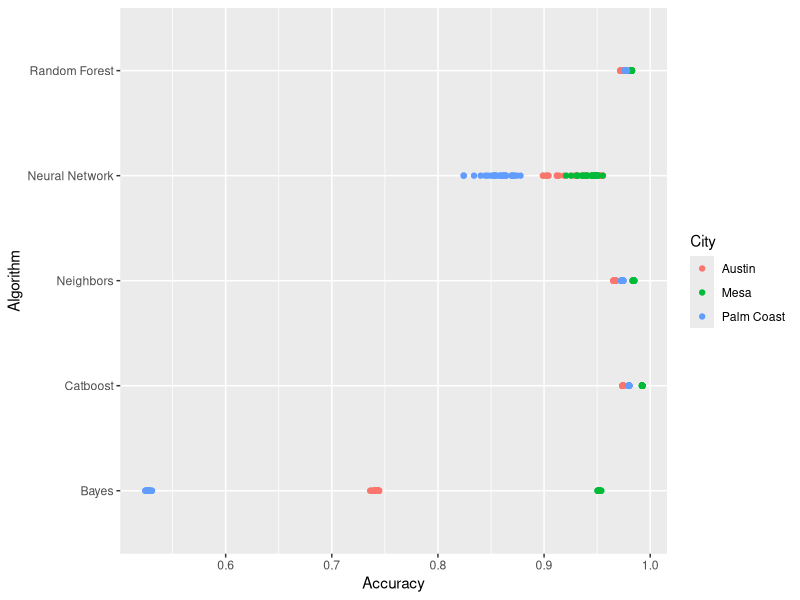
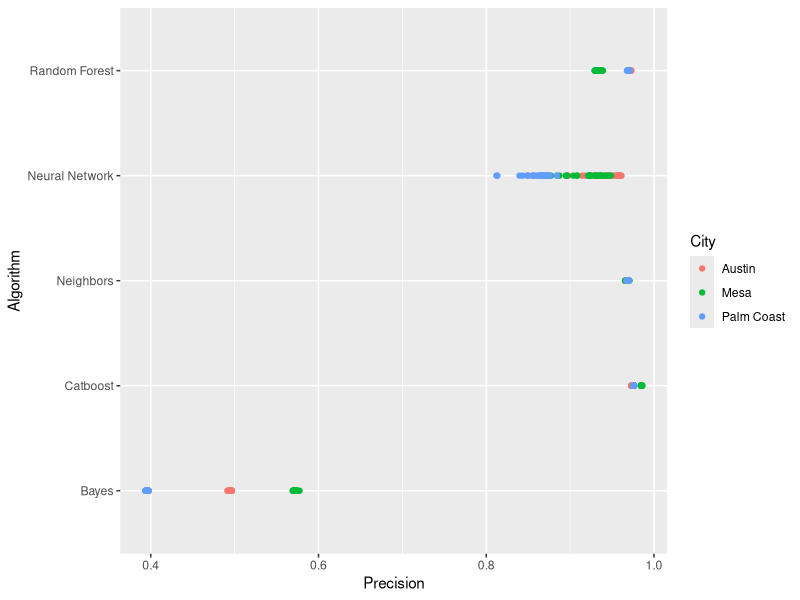
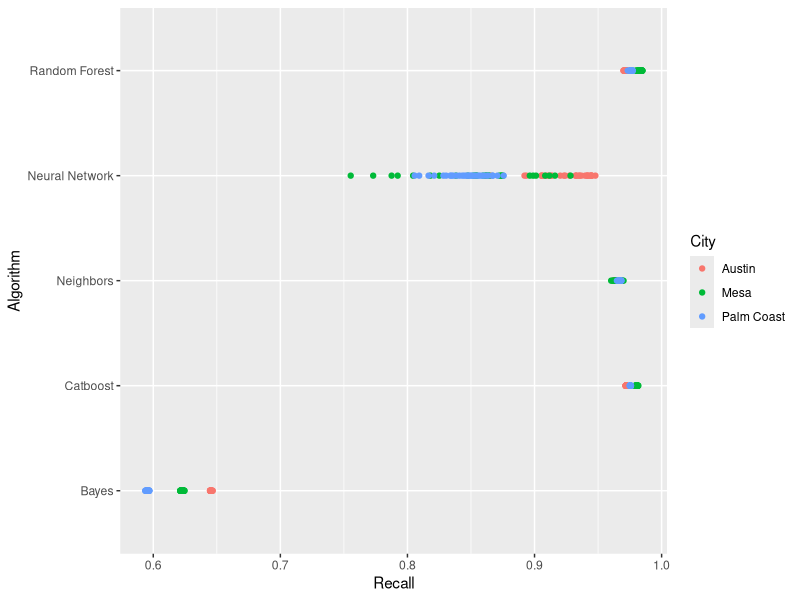
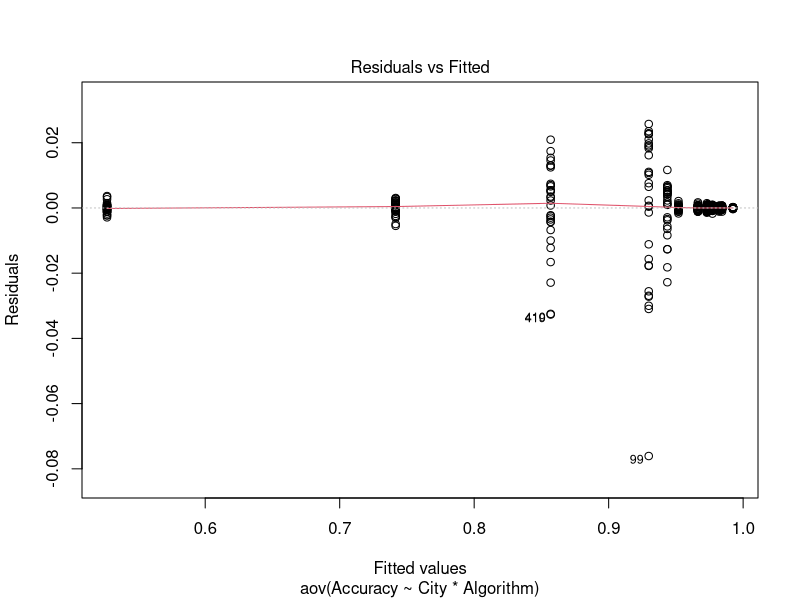
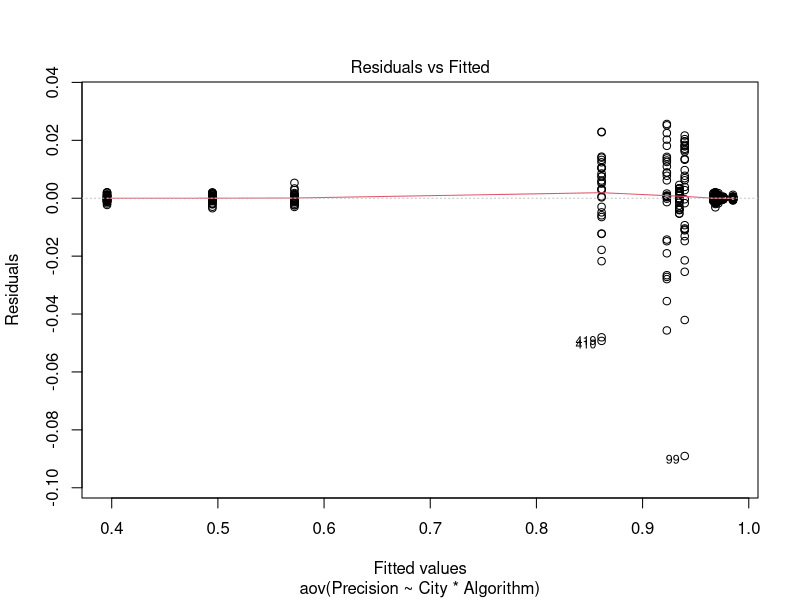
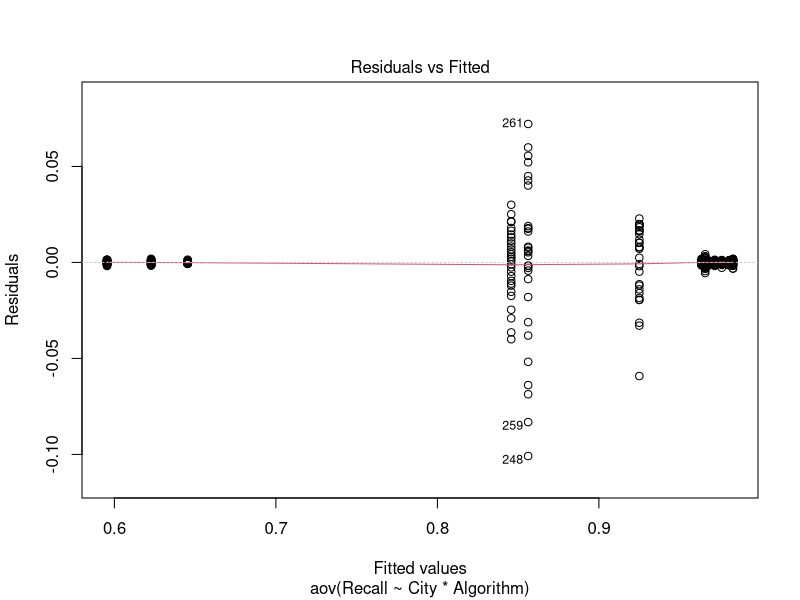
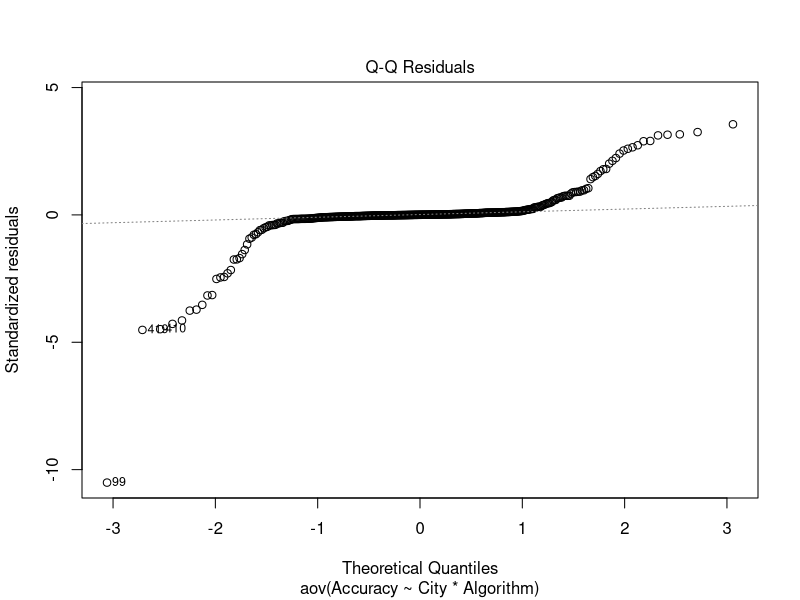
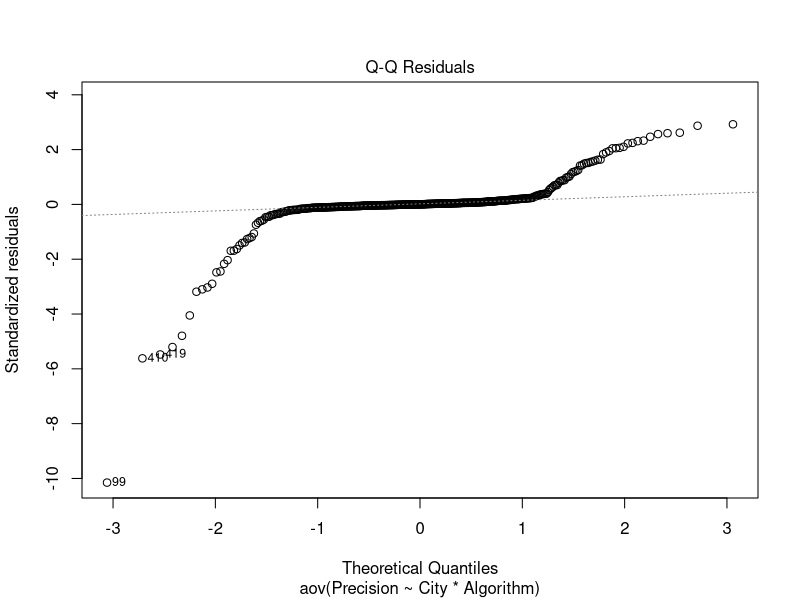

The R script that drew these images, in order: (Note: this script raises an error after producing the figures.)
require(ggplot2)
library(car)
#read in datasets
A_Bayes <- read.csv("A_Bayes.csv")
A_Cat <- read.csv("A_Cat.csv")
A_Neighbors <- read.csv("A_Neighbors.csv")
A_NN <- read.csv("A_NN.csv")
A_RF <- read.csv("A_RF.csv")
M_Bayes <- read.csv("M_Bayes.csv")
M_Cat <- read.csv("M_Cat.csv")
M_Neighbors <- read.csv("M_Neighbors.csv")
M_NN <- read.csv("M_NN.csv")
M_RF <- read.csv("M_RF.csv")
PC_Bayes <- read.csv("PC_Bayes.csv")
PC_Cat <- read.csv("PC_Cat.csv")
PC_Neighbors <- read.csv("PC_Neighbors.csv")
PC_NN <- read.csv("PC_NN.csv")
PC_RF <- read.csv("PC_RF.csv")
#means
acc.mean = data.frame(City = c(rep("Austin",5), rep("Mesa",5), rep("Palm Coast",5)),
                      Algorithm = c("Bayes","Catboost","Neighbors","Neural Network","Random Forest"),
                      Accuracy_Mean = c(mean(A_Bayes$Accuracy), mean(A_Cat$Accuracy), mean(A_Neighbors$Accuracy), mean(A_NN$Accuracy), mean(A_RF$Accuracy),
                                mean(M_Bayes$Accuracy), mean(M_Cat$Accuracy), mean(M_Neighbors$Accuracy), mean(M_NN$Accuracy), mean(M_RF$Accuracy),
                                mean(PC_Bayes$Accuracy), mean(PC_Cat$Accuracy), mean(PC_Neighbors$Accuracy), mean(PC_NN$Accuracy), mean(PC_RF$Accuracy)))
pre.mean = data.frame(City = c(rep("Austin",5), rep("Mesa",5), rep("Palm Coast",5)),
                      Algorithm = c("Bayes","Catboost","Neighbors","Neural Network","Random Forest"),
                      Precision_Mean = c(mean(A_Bayes$Precision), mean(A_Cat$Precision), mean(A_Neighbors$Precision), mean(A_NN$Precision), mean(A_RF$Precision),
                                        mean(M_Bayes$Precision), mean(M_Cat$Precision), mean(M_Neighbors$Precision), mean(M_NN$Precision), mean(M_RF$Precision),
                                        mean(PC_Bayes$Precision), mean(PC_Cat$Precision), mean(PC_Neighbors$Precision), mean(PC_NN$Precision), mean(PC_RF$Precision)))
rec.mean = data.frame(City = c(rep("Austin",5), rep("Mesa",5), rep("Palm Coast",5)),
                      Algorithm = c("Bayes","Catboost","Neighbors","Neural Network","Random Forest"),
                      Recall_Mean = c(mean(A_Bayes$Recall), mean(A_Cat$Recall), mean(A_Neighbors$Recall), mean(A_NN$Recall), mean(A_RF$Recall),
                                        mean(M_Bayes$Recall), mean(M_Cat$Recall), mean(M_Neighbors$Recall), mean(M_NN$Recall), mean(M_RF$Recall),
                                        mean(PC_Bayes$Recall), mean(PC_Cat$Recall), mean(PC_Neighbors$Recall), mean(PC_NN$Recall), mean(PC_RF$Recall)))

#create new data frame for each metric
accuracy.df = data.frame(City = c(rep("Austin",150), rep("Mesa",150), rep("Palm Coast",150)),
                    Algorithm = c(rep(c(rep("Bayes",30), rep("Catboost",30), rep("Neighbors",30), rep("Neural Network",30), rep("Random Forest",30)),3)),
                    Accuracy = c(A_Bayes$Accuracy, A_Cat$Accuracy[seq(1,30)], A_Neighbors$Accuracy, A_NN$Accuracy, A_RF$Accuracy[seq(1,30)],
                              M_Bayes$Accuracy, M_Cat$Accuracy[seq(1,30)], M_Neighbors$Accuracy, M_NN$Accuracy, M_RF$Accuracy[seq(1,30)],
                              PC_Bayes$Accuracy, PC_Cat$Accuracy[seq(1,30)], PC_Neighbors$Accuracy, PC_NN$Accuracy, PC_RF$Accuracy[seq(1,30)]))
precision.df = data.frame(City = c(rep("Austin",150), rep("Mesa",150), rep("Palm Coast",150)),
                          Algorithm = c(rep(c(rep("Bayes",30), rep("Catboost",30), rep("Neighbors",30), rep("Neural Network",30), rep("Random Forest",30)),3)),
                          Precision = c(A_Bayes$Precision, A_Cat$Precision[seq(1,30)], A_Neighbors$Precision, A_NN$Precision, A_RF$Precision[seq(1,30)],
                                        M_Bayes$Precision, M_Cat$Precision[seq(1,30)], M_Neighbors$Precision, M_NN$Precision, M_RF$Precision[seq(1,30)],
                                        PC_Bayes$Precision, PC_Cat$Precision[seq(1,30)], PC_Neighbors$Precision, PC_NN$Precision, PC_RF$Precision[seq(1,30)]))
recall.df = data.frame(City = c(rep("Austin",150), rep("Mesa",150), rep("Palm Coast",150)),
                       Algorithm = c(rep(c(rep("Bayes",30), rep("Catboost",30), rep("Neighbors",30), rep("Neural Network",30), rep("Random Forest",30)),3)),
                       Recall = c(A_Bayes$Recall, A_Cat$Recall[seq(1,30)], A_Neighbors$Recall, A_NN$Recall, A_RF$Recall[seq(1,30)],
                                M_Bayes$Recall, M_Cat$Recall[seq(1,30)], M_Neighbors$Recall, M_NN$Recall, M_RF$Recall[seq(1,30)],
                                PC_Bayes$Recall, PC_Cat$Recall[seq(1,30)], PC_Neighbors$Recall, PC_NN$Recall, PC_RF$Recall[seq(1,30)]))

#data visualization
ggplot(accuracy.df, aes(Accuracy, Algorithm, colour = City)) + geom_point()
ggplot(precision.df, aes(Precision, Algorithm, colour = City)) + geom_point()
ggplot(recall.df, aes(Recall, Algorithm, colour = City)) + geom_point()
#models
accuracy.model <- aov(Accuracy ~ City*Algorithm, data = accuracy.df)
precision.model <- aov(Precision ~ City*Algorithm, data = precision.df)
recall.model <- aov(Recall ~ City*Algorithm, data = recall.df)
#analysis of overall model
summary(accuracy.model)
summary(precision.model)
summary(recall.model)
#residual plots and assumptions
#1. Homogoneity of variance - Violated
plot(accuracy.model,1)
plot(precision.model,1)
plot(recall.model,1)
leveneTest(Accuracy ~ City*Algorithm, data = accuracy.df)
leveneTest(Precision ~ City*Algorithm, data = precision.df)
leveneTest(Recall ~ City*Algorithm, data = recall.df)
#2. Normality - Violated
plot(accuracy.model,2)
plot(precision.model,2)
plot(recall.model,2)
acc.res <- residuals(object = accuracy.model)
pre.res <- residuals(object = precision.model)
rec.res <- residuals(object = recall.model)
shapiro.test(x = acc.res)
shapiro.test(x = pre.res)
shapiro.test(x = rec.res)
###Because both assumptions are violated, we will instead use bootstrapping,
###as transformations didn't work either (see bottom of code)

library(boot)
set.seed(03182019)
#Accuracy
n <- 30*2 #simulating taking two samples of 30, so times 2
B <- 10000 #number of resamples we'll run
Cities <- c("Austin","Mesa","Palm_Coast")
Algorithms <- c("Bayes","Catboost","Neighbors","Neural_Network","Random_Forest")
veclist <- do.call(paste,expand.grid(Cities,Algorithms)) #get every combo of city and algo
count <- 1
p.values <- rep(-1,105)
for(i in 1:15){
  temp <- strsplit(veclist[i], " ")[[1]]
  name1 <- gsub("_", " ", temp[1]) #City1
  name2 <- gsub("_", " ", temp[2]) #Algo1
  for(j in (i+1):15){
    temp2 <- strsplit(veclist[j], " ")[[1]]
    name3 <- gsub("_", " ", temp2[1]) #City2
    name4 <- gsub("_", " ", temp2[2]) #Algo2
    if( i != 15){ #prevent last two comparisons, so theres ((15-1)*15) / 2 = 105 total comparisons
      variable1 <- accuracy.df$Accuracy[accuracy.df$City == name1 & accuracy.df$Algorithm == name2]
      variable2 <- accuracy.df$Accuracy[accuracy.df$City == name3 & accuracy.df$Algorithm == name4]
      variable <- c(variable1, variable2)
      #Analysis
      test.stat <- abs(mean(variable1) - mean(variable2)) #test-statistic
      B.samples <- matrix(sample(variable, size = n*B, replace=TRUE), #10,000 resamples with replacement
                            nrow=n, ncol=B)
      Boot.test.stat <- rep(0,B)
      for(i in 1:B){ #for each sample, find new test-statistic
        Boot.test.stat[i] <- abs(mean(B.samples[1:30,i]) - mean(B.samples[31:60,i])) #simulate difference in means to compare to test.stat
      }
      p.values[count] <- mean (Boot.test.stat >= test.stat) #record p-value, assuming H0: no difference in city-algo.
      
      cat(name1, "," , name2 , "," , name3 , "," , name4 , "i=" , count, "," , "obs. diff. in mean=" , test.stat, "\n")
      count <- count + 1
    }
  }
}
val <- abs(mean(accuracy.df$Accuracy[accuracy.df$City == "Mesa" & accuracy.df$Algorithm == "Random Forest"]) - 
             mean(accuracy.df$Accuracy[accuracy.df$City == "Palm Coast" & accuracy.df$Algorithm == "Random Forest"]))
hist(Boot.test.stat, main = "Bootstrap Distribution for RF-Mesa vs RF-Palm Coast", col = "light blue", xlab="Difference in Mean Accuracy", xlim=c(0,val+.001)) #final bootstrapped distribution
abline(v = val,col="red")
print(p.values)
p.adj <- p.adjust(p.values, method = "bonferroni", n = length(p.values))
print(p.adj) #adjust p-values to control for Family-wise error rate / Type I error
alpha <- 0.05
which(p.adj > alpha) #88 91
###88: Palm Coast-Neighbors vs. Austin-RF with adj. p-value = 0.105
###91: Austin-NN vs. Mesa-NN with adj. p-value = 0.5355
###are all NOT statistically significant, the rest are significant.

#Precision
n <- 30*2
B <- 10000
Cities <- c("Austin","Mesa","Palm_Coast")
Algorithms <- c("Bayes","Catboost","Neighbors","Neural_Network","Random_Forest")
veclist <- do.call(paste,expand.grid(Cities,Algorithms))
count <- 1
p.values <- rep(-1,105)
for(i in 1:15){
  temp <- strsplit(veclist[i], " ")[[1]]
  name1 <- gsub("_", " ", temp[1]) #City
  name2 <- gsub("_", " ", temp[2]) #Algo
  for(j in (i+1):15){
    temp2 <- strsplit(veclist[j], " ")[[1]]
    name3 <- gsub("_", " ", temp2[1]) #City
    name4 <- gsub("_", " ", temp2[2]) #Algo
    if( i != 15){ #prevent last two comparisons, so theres ((12-1)*12) / 2 = 66 total comparisons
      variable1 <- precision.df$Precision[precision.df$City == name1 & precision.df$Algorithm == name2]
      variable2 <- precision.df$Precision[precision.df$City == name3 & precision.df$Algorithm == name4]
      variable <- c(variable1, variable2)
      #Analysis
      test.stat <- abs(mean(variable1) - mean(variable2))
      B.samples <- matrix(sample(variable, size = n*B, replace=TRUE),
                          nrow=n, ncol=B)
      Boot.test.stat <- rep(0,B)
      for(i in 1:B){
        Boot.test.stat[i] <- abs(mean(B.samples[1:30,i]) - mean(B.samples[31:60,i]))
      }
      p.values[count] <- mean (Boot.test.stat >= test.stat)
      
      cat(name1, "," , name2 , "," , name3 , "," , name4 , "i=" , count, "," , "obs. diff. in mean=" , test.stat, "\n")
      count <- count + 1
    }
  }
}
print(p.values)
p.adj <- p.adjust(p.values, method = "bonferroni", n = length(p.values))
print(p.adj) #adjust p-values to control for Family-wise error rate / Type I error
alpha <- 0.05
which(p.adj > alpha) #78, 84, 91, 94, 98
###78: Mesa-Neighbors vs. Palm Coast-Neighbors with adj. p-value = 1.00
###84: Mesa-Neighbors vs. Palm Coast-RF with adj. p-value = 0.063
###91: Austin-NN vs. Mesa-NN with adj. p-value = 0.357
###94: Austin-NN vs. Mesa-RF with adj. p-value = 1.00
###98: Mesa-NN vs. Mesa-RF with adj. p-value = 0.1365
###are all NOT statistically significant, the rest are significant.

#Recall
n <- 30*2
B <- 10000
Cities <- c("Austin","Mesa","Palm_Coast")
Algorithms <- c("Bayes","Catboost","Neighbors","Neural_Network","Random_Forest")
veclist <- do.call(paste,expand.grid(Cities,Algorithms))
count <- 1
p.values <- rep(-1,105)
for(i in 1:15){
  temp <- strsplit(veclist[i], " ")[[1]]
  name1 <- gsub("_", " ", temp[1]) #City
  name2 <- gsub("_", " ", temp[2]) #Algo
  for(j in (i+1):15){
    temp2 <- strsplit(veclist[j], " ")[[1]]
    name3 <- gsub("_", " ", temp2[1]) #City
    name4 <- gsub("_", " ", temp2[2]) #Algo
    if( i != 15){ #prevent last two comparisons, so theres ((12-1)*12) / 2 = 66 total comparisons
      variable1 <- recall.df$Recall[recall.df$City == name1 & recall.df$Algorithm == name2]
      variable2 <- recall.df$Recall[recall.df$City == name3 & recall.df$Algorithm == name4]
      variable <- c(variable1, variable2)
      #Analysis
      test.stat <- abs(mean(variable1) - mean(variable2))
      B.samples <- matrix(sample(variable, size = n*B, replace=TRUE),
                          nrow=n, ncol=B)
      Boot.test.stat <- rep(0,B)
      for(i in 1:B){
        Boot.test.stat[i] <- abs(mean(B.samples[1:30,i]) - mean(B.samples[31:60,i]))
      }
      p.values[count] <- mean (Boot.test.stat >= test.stat)
      
      cat(name1, "," , name2 , "," , name3 , "," , name4 , "i=" , count, "," , "obs. diff. in mean=" , test.stat, "\n")
      count <- count + 1
    }
  }
}
print(p.values)
p.adj <- p.adjust(p.values, method = "bonferroni", n = length(p.values))
print(p.adj) #adjust p-values to control for Family-wise error rate / Type I error
alpha <- 0.05
which(p.adj > alpha) #48, 78, 96
###48: Austin-Catboost vs. Austin-RF with adj. p-value = 1.00
###78: Mesa-Neighbors vs. Palm Coast-Neighbors with adj. p-value = 1.00
###96: Mesa-NN vs. Palm Coast-NN with adj. p-value = 1.00
###are all NOT statistically significant, the rest are significant.

####FAILED METHODS BELOW###########################################
#LOG TRANSOFRMATIONS DIDN'T WORK

#new models
#data visualization
ggplot(accuracy.df, aes(log(Accuracy), Algorithm, colour = City)) + geom_point()
ggplot(precision.df, aes(log(Precision), Algorithm, colour = City)) + geom_point()
ggplot(recall.df, aes(log(Recall), Algorithm, colour = City)) + geom_point()
#models
accuracy.model <- aov(log(Accuracy) ~ City*Algorithm, data = accuracy.df)
precision.model <- aov(log(Precision) ~ City*Algorithm, data = precision.df)
recall.model <- aov(log(Recall) ~ City*Algorithm, data = recall.df)
#analysis of overall model
summary(accuracy.model)
summary(precision.model)
summary(recall.model)
#residual plots and assumptions
#1. Homogoneity of variance - Violated
#Because all n_i = 30, ANOVA ca be robust to small/medium violations
plot(accuracy.model,1)
plot(precision.model,1)
plot(recall.model,1)
leveneTest(log(Accuracy) ~ City*Algorithm, data = accuracy.df)
leveneTest(log(Precision) ~ City*Algorithm, data = precision.df)
leveneTest(log(Recall) ~ City*Algorithm, data = recall.df)
#2. Normality - Violated
plot(accuracy.model,2)
plot(precision.model,2)
plot(recall.model,2)
acc.res <- residuals(object = accuracy.model)
pre.res <- residuals(object = precision.model)
rec.res <- residuals(object = recall.model)
shapiro.test(x = acc.res)
shapiro.test(x = pre.res)
shapiro.test(x = rec.res)

#TRANSFORMATIONS DIDN'T WORK
#finding lambda
library(MASS)
out <- boxcox(lm(accuracy.df$Accuracy~accuracy.df$City*accuracy.df$Algorithm))
range(out$x[out$y > max(out$y)-qchisq(0.95,1)/2])
(-1.3535354 + 0.5454545) / 2

out.p <- boxcox(lm(precision.df$Precision~precision.df$City*precision.df$Algorithm))
range(out.p$x[out.p$y > max(out.p$y)-qchisq(0.95,1)/2])
(-2.000000 + -1.515152) / 2

out.r <- boxcox(lm(recall.df$Recall~recall.df$City*recall.df$Algorithm))
range(out.r$x[out.r$y > max(out.r$y)-qchisq(0.95,1)/2])
(-1.919192 + 1.070707) / 2
#new models
#data visualization
ggplot(accuracy.df, aes(Accuracy^(-1/2), Algorithm, colour = City)) + geom_point()
ggplot(precision.df, aes(Precision^(-1.75), Algorithm, colour = City)) + geom_point()
ggplot(recall.df, aes(Recall^(-1/2), Algorithm, colour = City)) + geom_point()
#models
accuracy.model <- aov(Accuracy^(-1/2) ~ City*Algorithm, data = accuracy.df)
precision.model <- aov(Precision^(-1.75) ~ City*Algorithm, data = precision.df)
recall.model <- aov(Recall^(-1/2) ~ City*Algorithm, data = recall.df)
#analysis of overall model
summary(accuracy.model)
summary(precision.model)
summary(recall.model)
#residual plots and assumptions
#1. Homogoneity of variance - Violated
#Because all n_i = 30, ANOVA ca be robust to small/medium violations
plot(accuracy.model,1)
plot(precision.model,1)
plot(recall.model,1)
leveneTest(Accuracy^(-1/2) ~ City*Algorithm, data = accuracy.df)
leveneTest(Precision^(-1.75) ~ City*Algorithm, data = precision.df)
leveneTest(Recall^(-1/2) ~ City*Algorithm, data = recall.df)
#2. Normality - Violated
plot(accuracy.model,2)
plot(precision.model,2)
plot(recall.model,2)
acc.res <- residuals(object = accuracy.model)
pre.res <- residuals(object = precision.model)
rec.res <- residuals(object = recall.model)
shapiro.test(x = acc.res)
shapiro.test(x = pre.res)
shapiro.test(x = rec.res)
